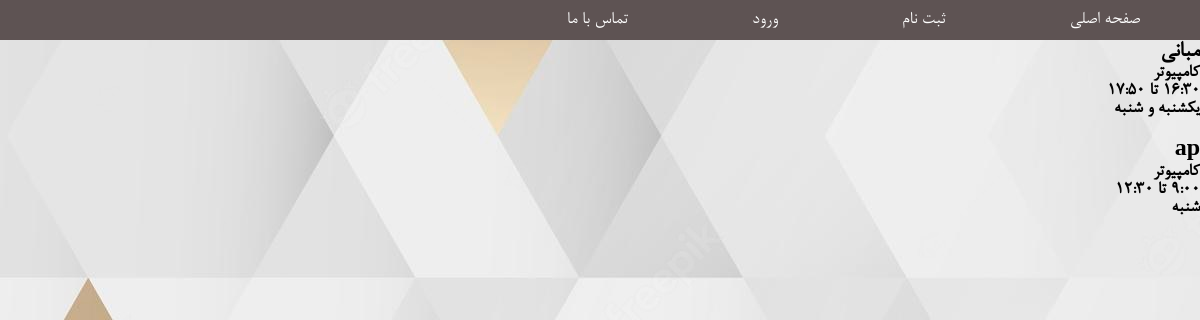
The page /polls/course/all on the database as committed earlier.
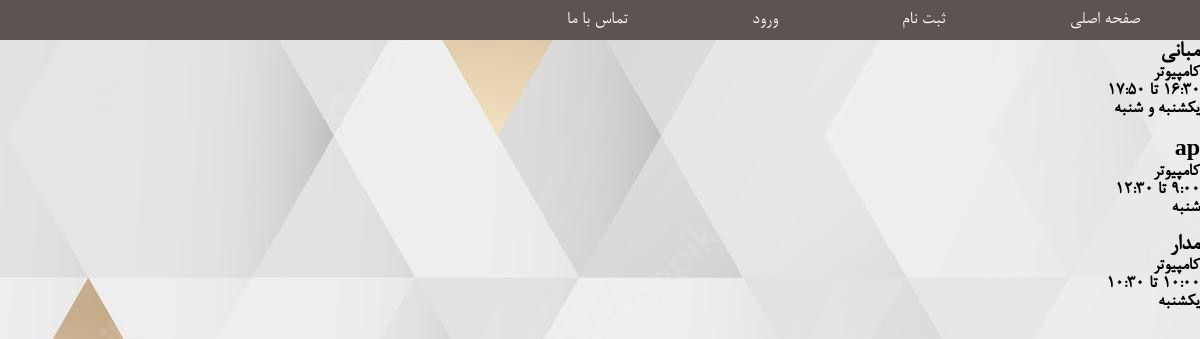
The same page on the database as committed later.
### polls/models.py (models this page shows, shortened)
class Course(models.Model):
    name = models.CharField(max_length=30)
    department = models.CharField(max_length=20)
    course_number = models.IntegerField()
    group_number = models.IntegerField()
    teacher = models.CharField(max_length=100)
    start_time = models.TimeField()
    end_time = models.TimeField()
    WEEKDAYS = (
        ('شنبه','شنبه'),
        ('یکشنبه','یکشنبه'),
        ('دوشنبه','دوشنبه'),
        ('سه شنبه','سه شنبه'),
        ('چهارشنبه','چهارشنبه')
    )
    first_day = models.CharField(max_length=10, choices=WEEKDAYS, null=False, blank=False)
    second_day = models.CharField(max_length=10, null=True, blank=True, choices=WEEKDAYS)

### polls/views.py (the view)
# urls.py: path('course/all', views.AllCoursesView.as_view(), name='all_course')
class AllCoursesView(generic.ListView):
    model = Course
    template_name = 'all_courses.html'

### polls/templates/all_courses.html
{% extends 'base.html' %}
{% block body %}
    <div id="all_course">
    {% for course in course_list %}
        <div class="{{ course.course_number }}_{{ course.group_number }}">
            <h2>{{ course.name }}</h2>
            <h3>{{ course.department }}</h3>
            <h3>{{ course.start_time }} تا {{ course.end_time }}</h3>
            <h3>{{ course.first_day }}{% if course.second_day is not None %} و {{ course.second_day }}{% endif %}</h3>
        </div>
        <br>
    {% endfor %}
    </div>
{% endblock %}

Rows that differ between the two databases and show on the page:
added Course: name "مدار", department "کامپیوتر", start_time "10:00", end_time "10:30", first_day "یکشنبه"
